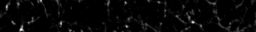
%> input picture cellnav/cellNav_0.70/karl/images/AVG_Ai148_129SVG3_122618_1005-1.tif, 256 x 32 px
$ octave getfilterFromLines_j.m   (GNU Octave 9; MATLAB toolbox functions it lacks are replaced by stand-ins)
%> lines starting %> are read from the running program, lines starting %| are printed output that depends on the picture
### electron-microscopy/image-acquisition/File_processing_scripts/jmFunctions/GetMyDir.m
function[TPN] = GetMyDir()


%% Get Folder

if ~exist('.\temp'), mkdir('.\temp'),end

if exist('.\temp\Last.mat')
     load(['.\temp\Last.mat'])
     if exist(Last)
        TPN=uigetdir(Last)
     else
         TPN=uigetdir
     end
else
    TPN=uigetdir
%> the answer given: ../../../../cellnav/cellNav_0.70/karl/images
end

TPN= [TPN '\'];

Last=TPN;
if Last>0
save('.\temp\Last.mat','Last');
end

### electron-microscopy/ImageProcessing/EMpostPrc/sharpenDetector/getfilterFromLines_j.m
clear all
colormap gray(256)
TPN = GetMyDir;
dTPN = dir(TPN);
dTPN = dTPN(3:end);

iNam = [];
for i = 1:length(dTPN)
    nam = dTPN(i).name;
    if length(nam)>4
        if strcmp(nam(end-3:end), '.tif' )
        iNam{length(iNam)+1} = nam;
        end
    end
end

for i = 1 : length(iNam)
   rawI{i} = imread([TPN iNam{i}]);
   I(i,:,:) = double(rawI{i});
end

%% Scale
backGround = mean(mean(I(:,1:3,:),1),2);
%> backGround = 256 values, max 14.67 at index 42, min 0 at index 1, mean 1.29
sI = I;
sI(:,:,1) = sI(:,:,1)-  backGround(1);
sI(:,:,2) = sI(:,:,2) - backGround(2);
for i = 1:size(sI,1)
   for c = 1:2
       sI(i,:,c)=sI(i,:,c)/mean(sI(i,:,c));
   end
end
%> this loop made 2 passes
%image(uint8(sI * 50)),pause(.1)

%%consolidate
msI = squeeze(mean(sI,1));
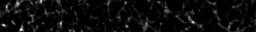
%> msI: size 32x256 double; min 0, max 21.5, mean 1; drawn with min black and max white
image(uint8(msI * 50))
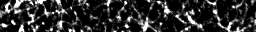
%> displayed picture: size 32x256x3, on the screen's scale of 0 to 255; min 0, max 255, mean 46.3
bar(msI)
colormap([1 0 0; 0 1 0])
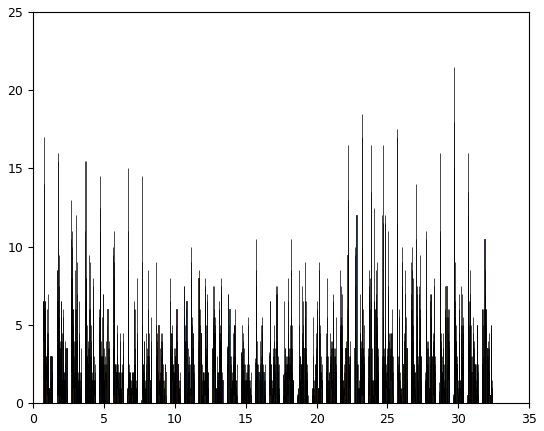
%> figure redrawn from the program's plot data; tallest bar 3.68 high, from x = 13.64 to 13.64; tallest bar 3.27 high, from x = 14.64 to 14.65; tallest bar 12 high, from x = 24.65 to 24.65; tallest bar 17 high, from x = 25.65 to 25.65

%% shift red
inI = msI(2:end,1);
%> inI = 31 values, max 3.68 at index 13, min 0 at index 1, mean 1.03
inI(size(msI,1)) = msI(1,1);
outI = msI(:,2);
%> outI = 32 values, max 3.27 at index 15, min 0 at index 1, mean 1
bar([inI outI])
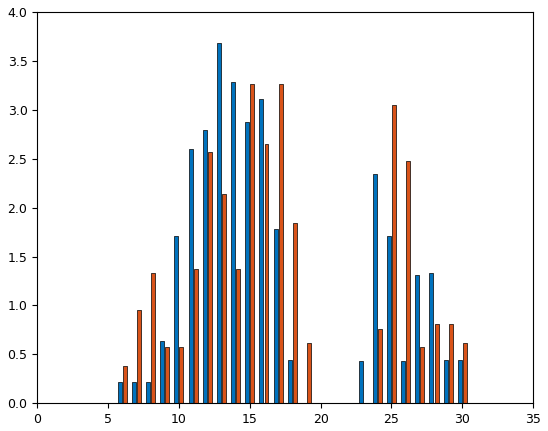
%> figure redrawn from the program's plot data; tallest bar 3.68 high, from x = 12.68 to 12.96; tallest bar 3.27 high, from x = 15.04 to 15.32

%% Find filter
outI = outI - min(outI);
outI = outI/sum(outI);
%> outI = 32 values, max 0.102 at index 15, min 0 at index 1, mean 0.0312

PSF = outI(2:end)';
%> PSF = 31 values, max 0.102 at index 14, min 0 at index 1, mean 0.0323

for i = 1: size(I,1)
%> (the run ends here)
